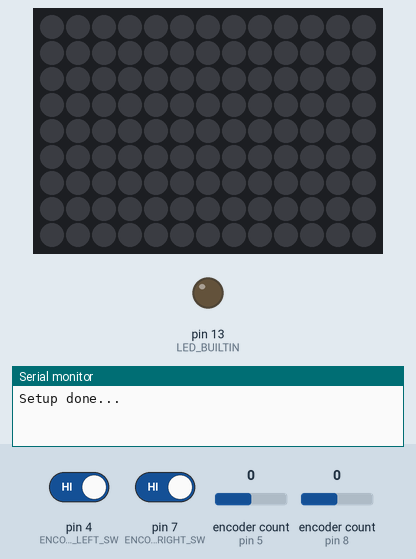
Simulated run of this program. Board: Arduino Nano Every. Shown: 13×9 RGB LED matrix (first LED top left, wired row by row), output pins drawn as LEDs (lit = HIGH), the last lines printed to the serial monitor. The inputs (shaded band) are chosen by the test bench; at power-on: pin 7 (ENCODER_RIGHT_SW) HIGH, encoder count (sensors on pin 5, pin 8) 0, pin 4 (ENCODER_LEFT_SW) HIGH. Dim RGB values are drawn brighter than linear.

Above: at 1.2 s.
1.3 s: pin 7 (ENCODER_RIGHT_SW) driven LOW
3.5 s: encoder count (sensor on pin 5) set to 1
At 3.79 s:
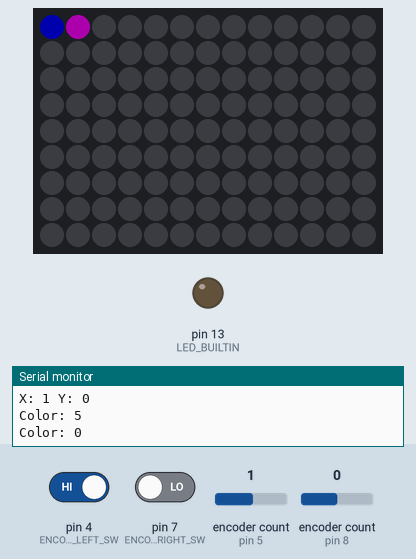
5.8 s: pin 4 (ENCODER_LEFT_SW) driven LOW
7.3 s: encoder count (sensor on pin 5) set to 0
At 8.6 s:
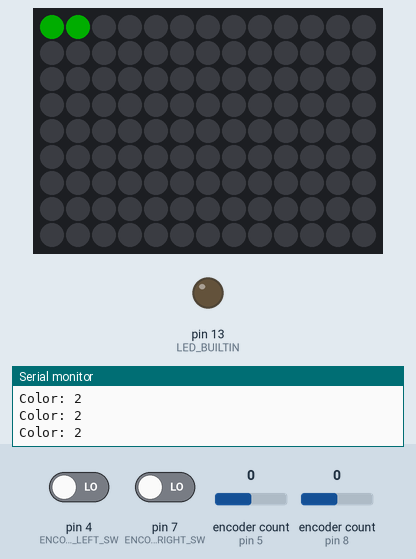
8.9 s: pin 4 (ENCODER_LEFT_SW) driven HIGH
11.2 s: encoder count (sensor on pin 8) set to 1
At 11.49 s:
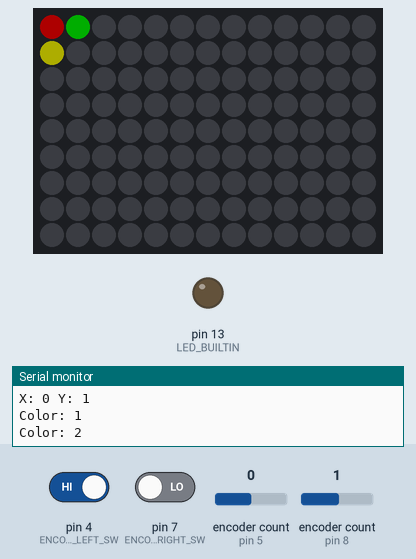
Timing chart, 0 to 14.2 s (numbered marks = the images above; inputs shaded):
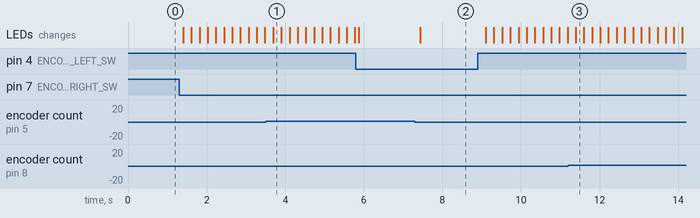

Measured:
- after the input at 3.5 s, the LEDs: change after 0.19 s (image 1)
- after the input at 7.3 s, the LEDs: change after 0.14 s (image 2)
- after the input at 11.2 s, the LEDs: change after 0.19 s (image 3)

The program:

main.cpp
```cpp
#include <Arduino.h>
#include <BasicEncoder.h>
#include <Adafruit_NeoPixel.h>
#include <Adafruit_NeoMatrix.h>

const int8_t WIDTH = 13;
const int8_t HEIGHT = 9;

const int PIN_MATRIX = 10;

const int ENCODER_LEFT_CLK = 6;
const int ENCODER_LEFT_DT = 5;
const int ENCODER_LEFT_SW = 4;

const int ENCODER_RIGHT_CLK = 9;
const int ENCODER_RIGHT_DT = 8;
const int ENCODER_RIGHT_SW = 7;

const uint16_t colors[] = {
	Adafruit_NeoMatrix::Color(255, 0, 0),
	Adafruit_NeoMatrix::Color(255, 255, 0),
	Adafruit_NeoMatrix::Color(0, 255, 0),
	Adafruit_NeoMatrix::Color(0, 255, 255),
	Adafruit_NeoMatrix::Color(0, 0, 255),
	Adafruit_NeoMatrix::Color(255, 0, 255),
};
const size_t NUM_COLORS = 6;

BasicEncoder encoderLeft(ENCODER_LEFT_DT, ENCODER_LEFT_CLK);
BasicEncoder encoderRight(ENCODER_RIGHT_DT, ENCODER_RIGHT_CLK);

Adafruit_NeoMatrix matrix = Adafruit_NeoMatrix(
	WIDTH,
	HEIGHT,
	PIN_MATRIX,
	NEO_MATRIX_BOTTOM + NEO_MATRIX_RIGHT + NEO_MATRIX_ROWS + NEO_MATRIX_ZIGZAG,
	NEO_GRB + NEO_KHZ800);

void setup()
{
	pinMode(LED_BUILTIN, OUTPUT);
	Serial.begin(9600);
	Serial.println();

	matrix.begin();
	matrix.setBrightness(50);
	matrix.show();

	// matrix_setup(mqttBri);

	// well, hope we are OK, let's draw some colors first :)
	// testMatrix();

	// matrix_fill(0, 0, 0);
	// matrix_update();

	Serial.println("Setup done...");
}

uint8_t currentColor = 0;

void loop()
{
	encoderLeft.service();
	encoderRight.service();

	uint8_t x = encoderLeft.get_count();
	uint8_t y = encoderRight.get_count();
	x %= WIDTH;
	y %= HEIGHT;

	bool pointChanged = false;

	if (encoderLeft.get_change() || encoderRight.get_change())
	{
		pointChanged = true;
		Serial.print("X: ");
		Serial.print(x);
		Serial.print(" Y: ");
		Serial.println(y);
	}

	bool colorChange = false;

	if (!digitalRead(ENCODER_LEFT_SW))
	{
		currentColor--;
		colorChange = true;
	}

	if (!digitalRead(ENCODER_RIGHT_SW))
	{
		currentColor++;
		colorChange = true;
	}

	if (colorChange)
	{
		currentColor %= NUM_COLORS;
		Serial.print("Color: ");
		Serial.println(currentColor);
		delay(100);
	}

	if (colorChange || pointChanged)
	{
		matrix.writePixel(x, y, colors[currentColor]);
		matrix.show();
	}
}
```
